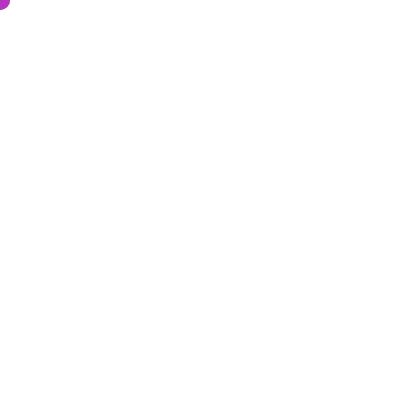
Frame 1 (no input)
Frame 60 (no input): identical to frame 1, image omitted
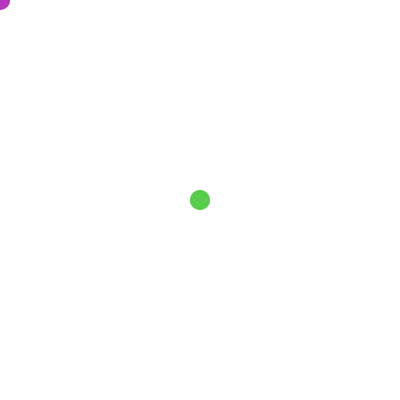
Frame 120 (the mouse pressed at the canvas centre since frame 60)

The p5.js sketch that drew these frames (run headless with seeded random() and noise() and a simulated clock; from frame 60 on, the mouse is pressed at the canvas centre):

// p5.js sketch
// ── sketch.js
function setup() {
    createCanvas(400, 400);
    background(255);
}

function draw() {
    // nothing here – we only draw on mouse movement
}

function mouseMoved() {
    fill(random(255), random(255), random(255));
    noStroke();
    ellipse(mouseX, mouseY, 20, 20);
    ellipse(mouseX, mouseY, 20, 20);
}
